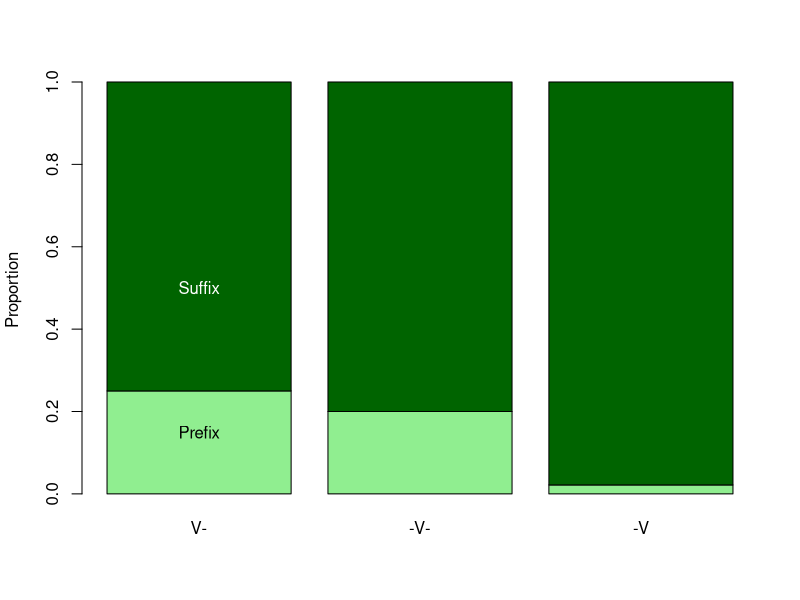

Recreate this plot in R. (Note: this script raises an error after producing the figure.)
## ---- chunk 1
library(lme4)
## ---- chunk 2

d.wals = read.csv("wals_data/language.csv",na.string='')
## ---- chunk 3

OrderSOV = as.character(d.wals$X81A.Order.of.Subject..Object.and.Verb)

d.wals$VerbPos = NA
d.wals[OrderSOV %in% c('1 SOV','6 OSV'),]$VerbPos = 3
d.wals[OrderSOV %in% c('2 SVO','5 OVS'),]$VerbPos = 2
d.wals[OrderSOV %in% c('3 VSO','4 VOS'),]$VerbPos = 1

# Variable for whether language is verb-initial
d.wals$VerbInitial = d.wals$VerbPos==1

## ---- chunk 4

InfMorph = as.character(d.wals$X26A.Prefixing.vs..Suffixing.in.Inflectional.Morphology)

d.wals$Aff = NA
d.wals$Aff[InfMorph=="2 Strongly suffixing"] = 'Suff'
d.wals$Aff[InfMorph=="3 Weakly suffixing"] = 'Suff'
d.wals$Aff[InfMorph=="5 Weakly prefixing"] = 'Pre'
d.wals$Aff[InfMorph=="6 Weakly prefixing"] = 'Pre'

## ---- chunk 5
pqInterMorph = d.wals$X116A.Polar.Questions=='2 Interrogative verb morphology'
table(
  d.wals[pqInterMorph,]$X26A.Prefixing.vs..Suffixing.in.Inflectional.Morphology,
  d.wals[pqInterMorph,]$VerbPos)
## ---- chunk 6
tx = table(
  d.wals[pqInterMorph,]$Aff,
  d.wals[pqInterMorph,]$VerbPos)

barplot(
  t(t(tx)/colSums(tx)),
  names.arg=c("V-","-V-","-V"),
  ylab="Proportion",
  col=c("light green","dark green"))
text(0.7,0.5,"Suffix",col="white")
text(0.7,0.15,"Prefix")
## ---- chunk 7
# Null model, without fixed effect for verb pos.
lm0 = glmer(
  Aff=="Suff"~1+(1|family),
  data=d.wals[!is.na(d.wals$VerbPos),],
  family=binomial(link=logit))

# Main model.
lm1 = glmer(
  Aff=="Suff"~factor(VerbPos)+(1|family),
  data=d.wals[!is.na(d.wals$VerbPos),],
  family=binomial(link=logit))
## ---- chunk 8
suffTest = anova(lm0,lm1)
suffTest
## ---- chunk 9
summary(lm1)
## ---- chunk 10
est1 = c(fixef(lm1)[1],sum(fixef(lm1)[1:2]),sum(fixef(lm1)[c(1,3)]))
tx2 = exp(est1)/(1+exp(est1))
tx2
## ---- chunk 11

barplot(
  rbind(1-tx2,tx2),
  names.arg=c("V-","-V-","-V"),
  ylab="Proportion",
  col=c("light green","dark green"))
text(0.7,0.5,"Suffix",col="white")
text(0.7,0.15,"Prefix")
## ---- chunk 12

res = data.frame(var='',chi='',df='',p='', n='', stringsAsFactors = F)

for(i in 9:ncol(d.wals)){
  
  n = sum(!is.na(d.wals[,i]) & !is.na(d.wals$Aff))
  if(n > 50){
  
  lmA0 =
    tryCatch(
      glmer(
        Aff=="Suff"~1+(1|family),
        data=d.wals[!is.na(d.wals[,i]) & !is.na(d.wals$Aff),],
        family=binomial(link=logit)), 
      error=function(e) NA,
      warning=function(e) NA
    )
  
  lmA1 =
    tryCatch(
        glmer(
      Aff=="Suff"~
        factor(d.wals[!is.na(d.wals[,i]) & !is.na(d.wals$Aff),i])+
        (1|family),
      data=d.wals[!is.na(d.wals[,i]) & !is.na(d.wals$Aff),],
      family=binomial(link=logit)),
      error=function(e) NA,
      warning=function(e) NA
    )
  
  if(!is.na(lmA1) & !is.na(lmA0)){
    a = anova(lmA0,lmA1)
    res = rbind(res, 
                c(colnames(d.wals)[i],
                  a$Chisq[2],
                  a$`Chi Df`[2],
                  a$`Pr(>Chisq)`[2]),
                  n)
  }
  }
}
res$p = as.numeric(res$p)
res$n = as.numeric(res$n)
res = res[!is.na(res$p),]
# Remove word order variables
res = res[!grepl("Order.of", res$var),]
write.csv(res,'SerendipityTest.csv')

## ---- chunk 13

logp = log(res$p)
suffAndWordOrder.p = log(suffTest$`Pr(>Chisq)`[2])

hist(logp, xlim=c(min(min(logp),suffAndWordOrder.p),max(logp)+max(logp)*1.1 ))
abline(v=suffAndWordOrder.p, col=2)
## ---- chunk 14
sum(logp <suffAndWordOrder.p) / length(logp)
## ---- chunk 15
res[res$p < suffTest$`Pr(>Chisq)`[2], ]$var
